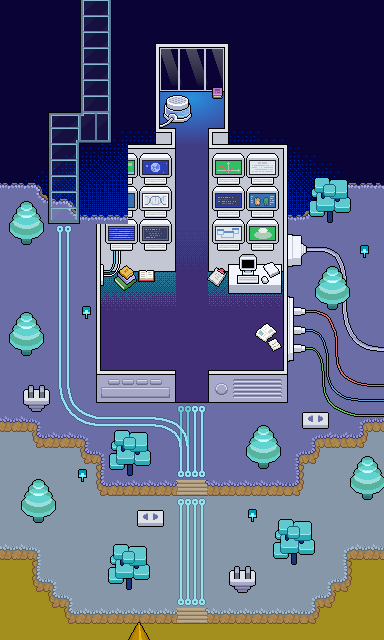

Tiled map render using the project's own tile images. Description and the whole map definition, tile-layer contents included, below:
An orthogonal 12x20 tile map with 32x32 px tiles, 3 tile layers (layer_1, layer_2, layer_3), 4 tilesets.

<map version="1.10" tiledversion="1.11.0" orientation="orthogonal" renderorder="left-up" width="12" height="20" tilewidth="32" tileheight="32" infinite="0" nextlayerid="6" nextobjectid="1">
 <tileset firstgid="1" name="zhongbencong_1" tilewidth="32" tileheight="32" tilecount="240" columns="12">
  <image source="tileTexture/tileset/zhongbencong_1.png" width="384" height="640" />
 </tileset>
 <tileset firstgid="241" name="zhongbencong_2" tilewidth="32" tileheight="32" tilecount="240" columns="12">
  <image source="tileTexture/tileset/zhongbencong_2.png" width="384" height="640" />
 </tileset>
 <tileset firstgid="481" name="zhongbencong_3" tilewidth="32" tileheight="32" tilecount="240" columns="12">
  <image source="tileTexture/tileset/zhongbencong_3.png" width="384" height="640" />
 </tileset>
 <tileset firstgid="721" name="zhongbencong_4" tilewidth="32" tileheight="32" tilecount="240" columns="12">
  <image source="tileTexture/tileset/zhongbencong_4.png" width="384" height="640" />
 </tileset>
 <layer id="1" name="layer_1" width="12" height="20" locked="1">
  <data encoding="csv">
1,2,3,4,5,6,7,8,9,10,11,12,
13,14,15,16,17,18,19,20,21,22,23,24,
25,26,27,28,29,30,31,32,33,34,35,36,
37,38,39,40,41,42,43,44,45,46,47,48,
49,50,51,52,53,54,55,56,57,58,59,60,
61,62,63,64,65,66,67,68,69,70,71,72,
73,74,75,76,77,78,79,80,81,82,83,84,
85,86,87,88,89,90,91,92,93,94,95,96,
97,98,99,100,101,102,103,104,105,106,107,108,
109,110,111,112,113,114,115,116,117,118,119,120,
121,122,123,124,125,126,127,128,129,130,131,132,
133,134,135,136,137,138,139,140,141,142,143,144,
145,146,147,148,149,150,151,152,153,154,155,156,
157,158,159,160,161,162,163,164,165,166,167,168,
169,170,171,172,173,174,175,176,177,178,179,180,
181,182,183,184,185,186,187,188,189,190,191,192,
193,194,195,196,197,198,199,200,201,202,203,204,
205,206,207,208,209,210,211,212,213,214,215,216,
217,218,219,220,221,222,223,224,225,226,227,228,
229,230,231,232,233,234,235,236,237,238,239,240
</data>
 </layer>
 <layer id="3" name="layer_2" width="12" height="20">
  <data encoding="csv">
241,482,483,484,245,246,247,248,249,250,251,252,
253,494,495,496,257,258,259,260,261,262,263,264,
265,506,507,508,269,270,271,272,273,274,275,276,
277,518,519,520,281,282,283,284,285,286,287,288,
289,530,531,532,293,294,295,296,297,298,299,300,
301,542,543,544,305,306,307,308,309,310,311,312,
313,554,555,556,317,318,319,320,321,322,323,324,
325,326,327,328,329,330,331,332,333,334,335,336,
337,338,339,340,341,342,343,344,345,346,347,348,
349,350,351,352,353,354,355,356,357,358,359,360,
361,362,363,364,365,366,367,368,369,370,371,372,
373,374,375,376,377,378,379,380,381,382,383,384,
385,386,387,388,389,390,391,392,393,394,395,396,
397,398,399,400,401,402,403,404,405,406,407,408,
409,410,411,412,413,414,415,416,417,418,419,420,
421,422,423,424,425,426,427,428,429,430,431,432,
433,434,435,436,437,438,439,440,441,442,443,444,
445,446,447,448,449,450,451,452,453,454,455,456,
457,458,459,460,461,462,463,464,465,466,467,468,
469,470,471,472,473,474,475,476,477,478,479,480
</data>
 </layer>
 <layer id="5" name="layer_3" width="12" height="20">
  <data encoding="csv">
0,0,0,0,0,0,0,0,0,0,0,0,
0,0,0,0,0,0,0,0,0,0,0,0,
0,0,0,0,0,0,0,0,0,0,0,0,
0,0,0,0,0,0,0,0,0,0,0,0,
0,0,0,0,0,0,0,0,0,0,0,0,
0,0,0,0,0,0,0,0,0,0,0,0,
0,0,0,0,0,0,0,0,0,0,0,0,
0,0,0,0,0,0,0,0,0,0,0,0,
0,0,0,0,0,0,0,0,0,0,0,0,
0,0,0,0,0,0,0,0,0,0,0,0,
0,0,0,0,0,0,0,0,0,0,0,0,
0,0,0,0,0,0,0,0,0,0,0,0,
0,0,0,0,0,0,0,0,0,0,0,0,
0,0,0,0,0,0,0,0,0,0,0,0,
0,0,0,0,0,0,0,0,0,0,0,0,
0,0,0,0,0,0,0,0,0,0,0,0,
0,0,0,0,0,0,0,0,0,0,0,0,
0,0,0,0,0,0,0,0,0,0,0,0,
0,0,0,0,0,0,0,0,0,0,0,0,
0,0,0,0,0,0,0,0,0,0,0,0
</data>
 </layer>
</map>